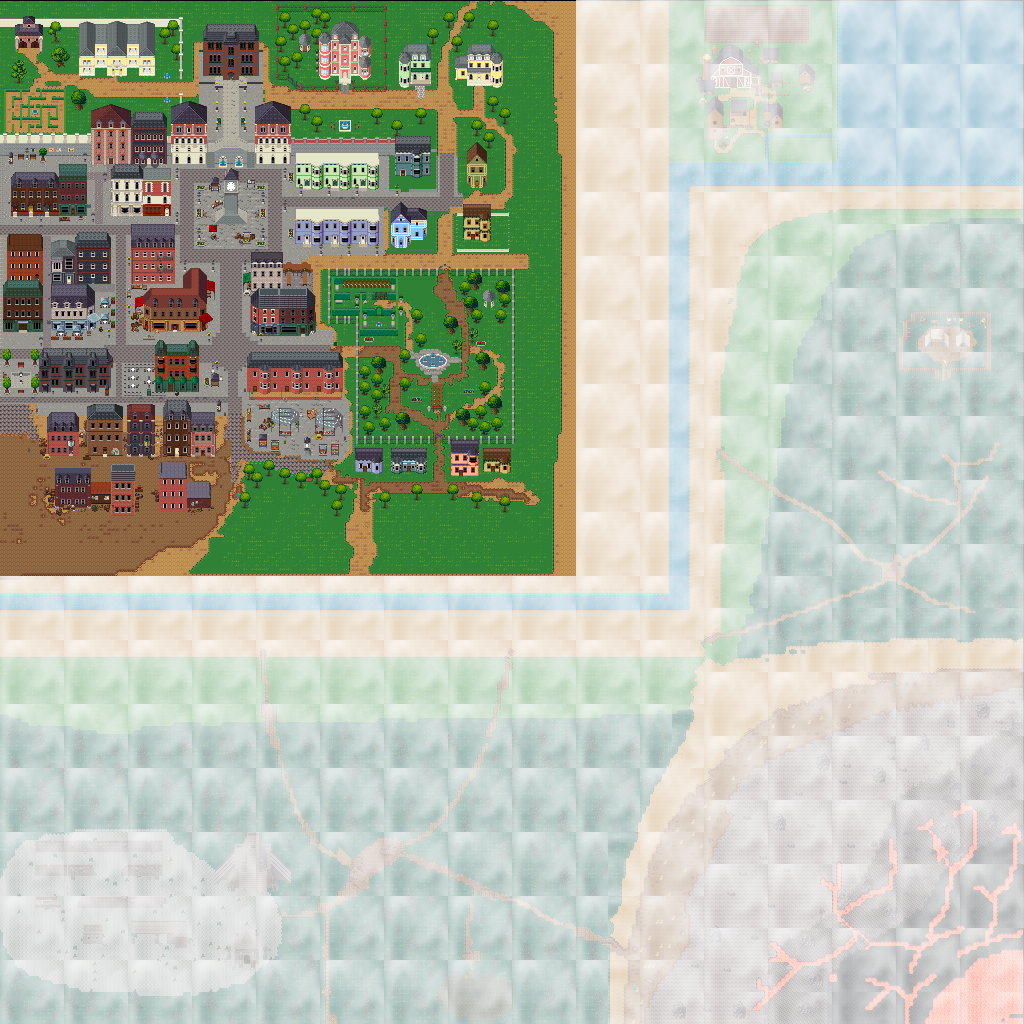

A level layout from a 2D game, rendered from its tile map. Below: a short description, then the map file with tile-grid data replaced by summaries:
An orthogonal 32x32 tile map with 32x32 px tiles, 6 tile layers (1, fog_1, fog_2, fog_3, ...), 2 tilesets and 1 object (SpawnPoint).

<map version="1.10" tiledversion="1.11.0" orientation="orthogonal" renderorder="right-down" width="32" height="32" tilewidth="32" tileheight="32" infinite="0" nextlayerid="18" nextobjectid="6">
 <tileset firstgid="1" source="little_map.tsx" />
 <tileset firstgid="1025" source="fog01.tsx" />
 <layer id="1" name="1" width="32" height="32">
  <data>[1024 cells, 1024 non-empty, 1024 distinct tile ids]</data>
 </layer>
 <layer id="2" name="fog_1" width="32" height="32">
  <data>[1024 cells, 146 non-empty, 4 distinct tile ids]</data>
 </layer>
 <layer id="3" name="fog_2" width="32" height="32">
  <data>[1024 cells, 136 non-empty, 4 distinct tile ids]</data>
 </layer>
 <layer id="4" name="fog_3" width="32" height="32">
  <data>[1024 cells, 224 non-empty, 4 distinct tile ids]</data>
 </layer>
 <layer id="5" name="fog_4" width="32" height="32">
  <data>[1024 cells, 60 non-empty, 4 distinct tile ids]</data>
 </layer>
 <layer id="6" name="fog_5" width="32" height="32">
  <data>[1024 cells, 134 non-empty, 4 distinct tile ids]</data>
 </layer>
 <objectgroup id="17" name="Objects">
  <object id="5" name="SpawnPoint" x="231.091" y="271.545">
   <point />
  </object>
 </objectgroup>
</map>
